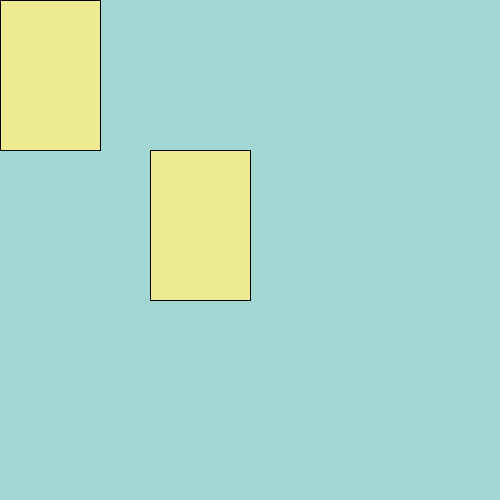
Frame 1 (no input)
Frame 60 (the mouse pressed at the canvas centre just before this capture): identical to frame 1, image omitted
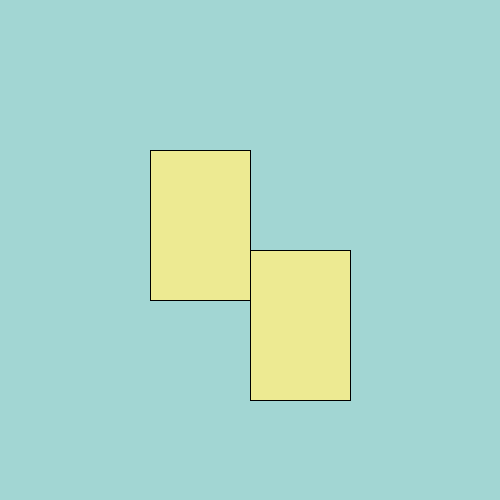
Frame 120 (the mouse held since frame 60 and released just before this capture)

The Processing sketch that drew these frames (run headless with seeded random() and noise(); from frame 60 on, the mouse is pressed at the canvas centre):

// Processing sketch: week01_1
// ── week01_1.pde
void setup(){
  size(500,500);
}

void draw(){
  
  background(#A2D6D3);
  fill(#EDEA92);
  rect(150,150,100,150);
  rect(mouseX,mouseY,100,150);
  
}
